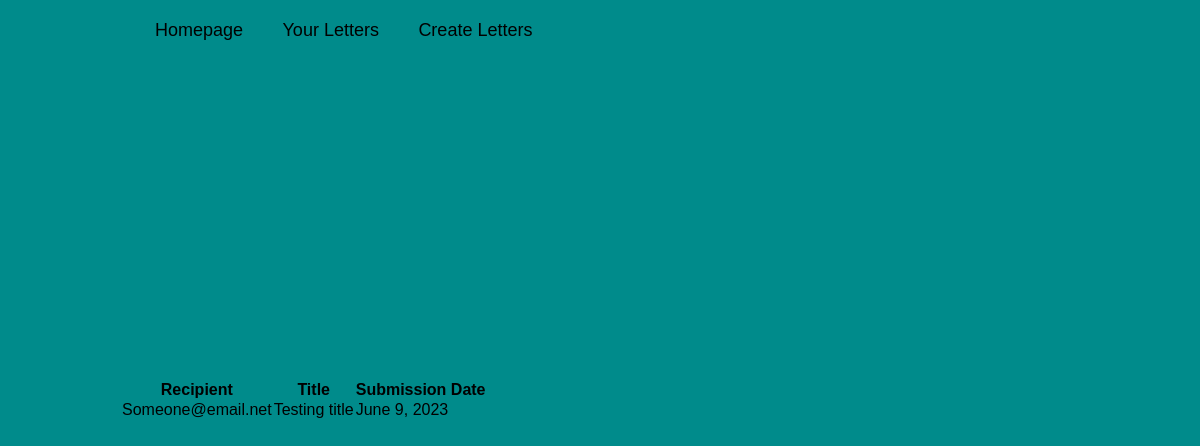
The page /letter on the database its author committed.
### letter/models.py (models this page shows, shortened)
class Letter(models.Model):
    first_name = models.CharField(max_length=30, null=True)
    last_name = models.CharField(max_length=30, null=True)
    send_to = models.EmailField()
    title = models.CharField(max_length=50)
    content = models.TextField()
    ending = models.CharField(max_length=50)
    date_to_send = models.DateField()
    submitted = models.DateField(auto_now_add=True)
    class Meta:
        ordering = ['-title']

### letter/views.py (the view)
# urls.py: path('letter', views.LetterView.as_view(), name='letter'),
class LetterView(ListView):
    template_name = 'letter/letter.html'
    model = Letter

### letter/templates/letter/letter.html (shortened to what this page needs)
{% extends 'base.html' %}
{% block content %}
    <table class="letter-table">
        <thead>
            <tr>
                <th>Recipient</th>
                <th>Title</th>
                <th>Submission Date</th>
            </tr>
        </thead>
        <tbody>
        {% for letter in object_list %}
            <tr>
                <td>{{ letter.send_to }}</td>
                <td>{{ letter.title }}</td>
                <td>{{ letter.submitted }}</td>
            </tr>
        {% endfor %}
        </tbody>
    </table>
{% endblock content %}

### proj_site/static/main.css (style rules this page uses)
* { color: black; margin: 0; padding: 0; box-sizing: border-box; font-family: 'Poppins', sans-serif; }
body { background: darkcyan; }

### rows shown on the page
Letter: send_to "Someone@email.net", title "Testing title", submitted "June 9, 2023"
